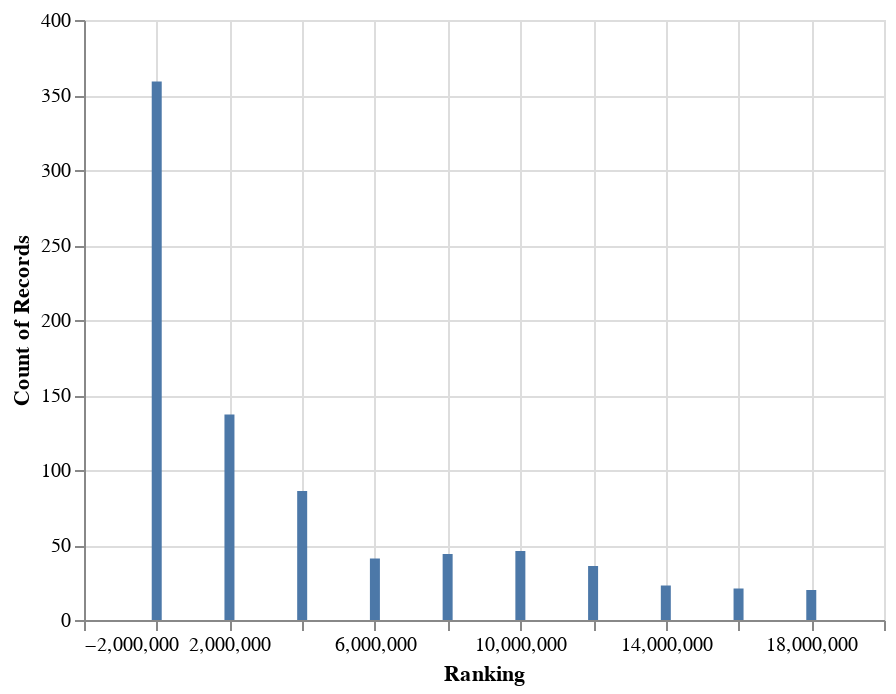

Notebook source saved alongside this figure:
### Code cell
alt.Chart(mailing_list).mark_bar().encode(
    x='Ranking:Q',
    y='count()',
).transform_bin(
'Ranking', 'Ranking', bin=alt.Bin(maxbins=10)
)

### Figure 1 — Vega-Lite specification as saved in the notebook (floating-point values rounded to 4 significant figures; data arrays with more than 128 entries replaced by an {"elided": "..."} marker saying what was removed)
{"config": {"view": {"continuousWidth": 400, "continuousHeight": 300}}, "data": {"name": "data-043e0d0236ff809d3d2e535726a9ad5a"}, "mark": "bar", "encoding": {"x": {"type": "quantitative", "field": "Ranking"}, "y": {"type": "quantitative", "aggregate": "count"}}, "transform": [{"bin": {"maxbins": 10}, "field": "Ranking", "as": "Ranking"}], "$schema": "https://vega.github.io/schema/vega-lite/v4.8.1.json", "datasets": {"data-043e0d0236ff809d3d2e535726a9ad5a": {"elided": "813 records"}}}
